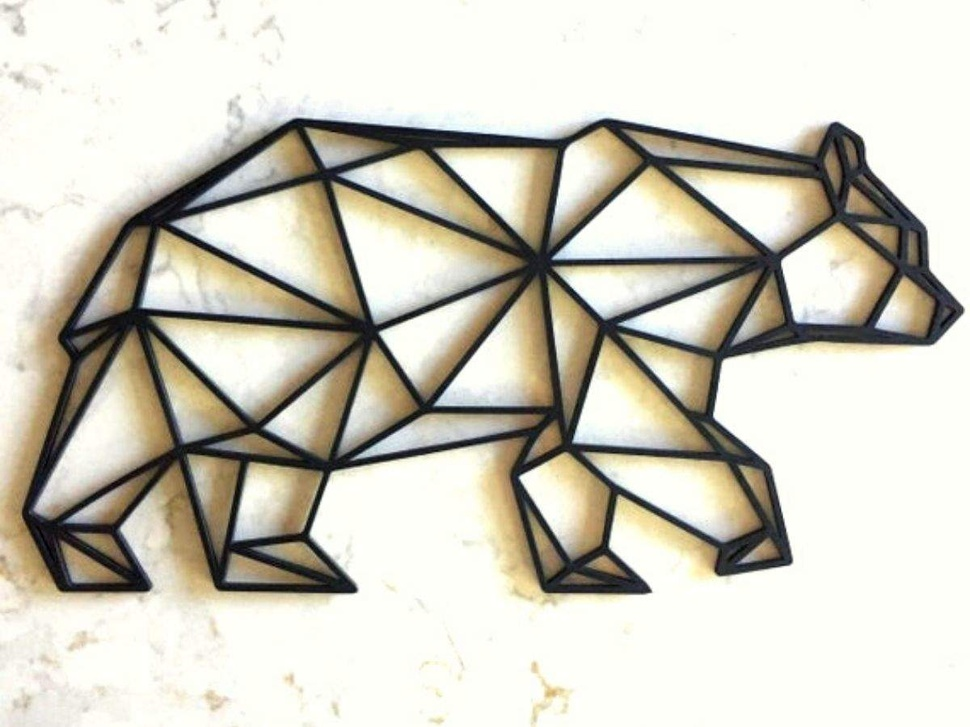
#> input picture ComputerVision/code/images/bearcv2eg.jpeg, 970 x 727 px, shrunk from 1200 x 900 before the run
$ python cmdline_args_cv2_example.py --i images/bearcv2eg.jpeg --output out.png
#> lines starting #> are read from the running program, lines starting #| are printed output that depends on the picture; after the words box and inside, x2 and y2 are one past the last pixel; in counts of white or black regions, pixels touching at a corner belong together
import argparse
import imutils
import cv2

# create cmd line argument parser and specify arguments it'll take
ap = argparse.ArgumentParser()
ap.add_argument("-i", "--input", "--i", required=True, help="Provide the path the input image")
ap.add_argument("-o", "--output", required=True, help="Provide the path to the file output will be written to")
args = vars(ap.parse_args())

img = cv2.imread(args["input"])
#> img is the input picture: shape (727, 970, 3); mean B, G, R 191.3, 203.6, 206.7

# grayscale, blur, and threshold the image
grayscale = cv2.cvtColor(img, cv2.COLOR_BGR2GRAY)
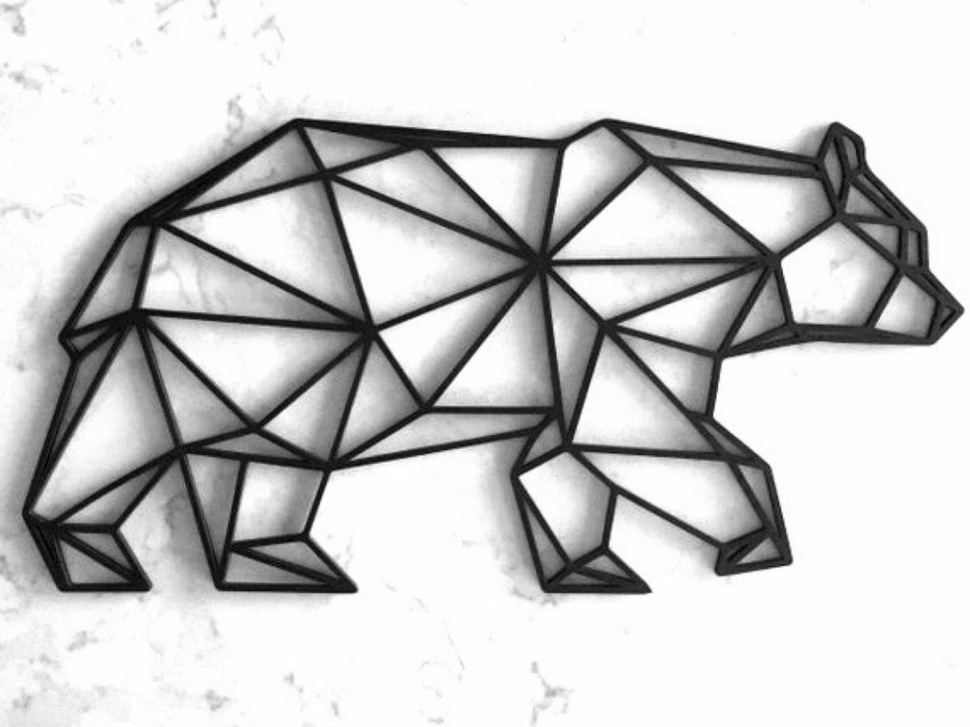
#> grayscale: shape (727, 970); min 0, max 255, mean 203.1
blurred = cv2.GaussianBlur(grayscale, (5,5), 0)
thresh = cv2.threshold(blurred, 60, 255, cv2.THRESH_BINARY)[1]
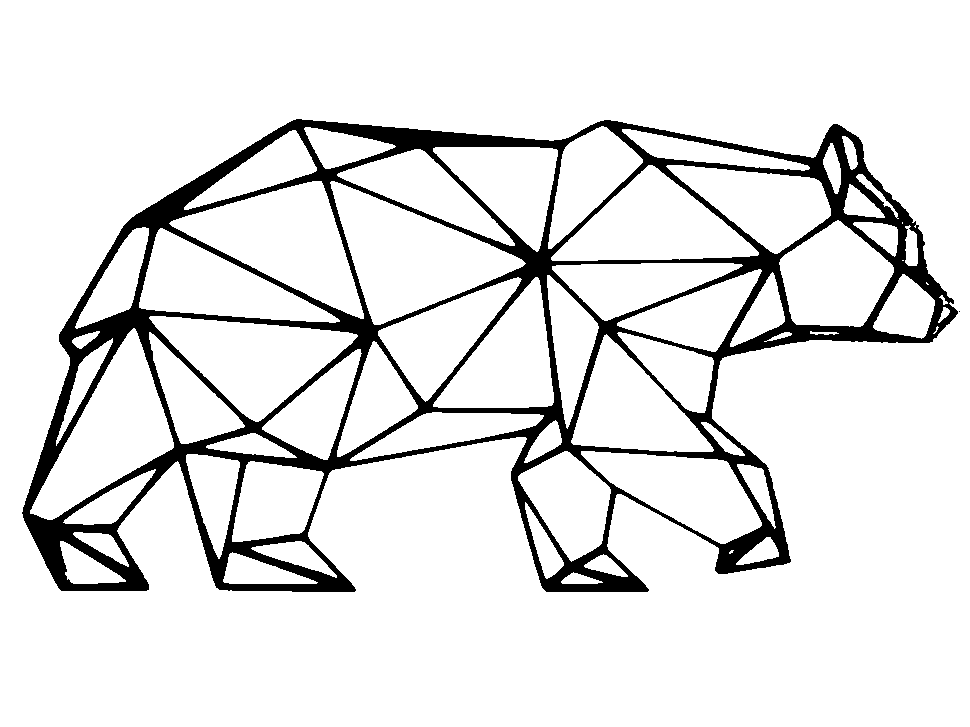
#> thresh: shape (727, 970); 89.9% white; 2 black regions (1 under 20 px)

# find contours in image and extract
contours = cv2.findContours(thresh.copy(), cv2.RETR_EXTERNAL, cv2.CHAIN_APPROX_SIMPLE)
#> contours = 1 contour; box (x1, y1, x2, y2) and area: (0, 0, 970, 727) 703494
contours = imutils.grab_contours(contours)
#> contours = [[[0, 0], [0, 726], [969, 726], [969, 0]]]

# iterate over contours and draw them on the input image
for contour in contours:
    cv2.drawContours(img, [contour], -1, (0,0,255), 2)
#> this loop made 1 pass
#> contour on pass 1: [[0, 0], [0, 726], [969, 726], [969, 0]]
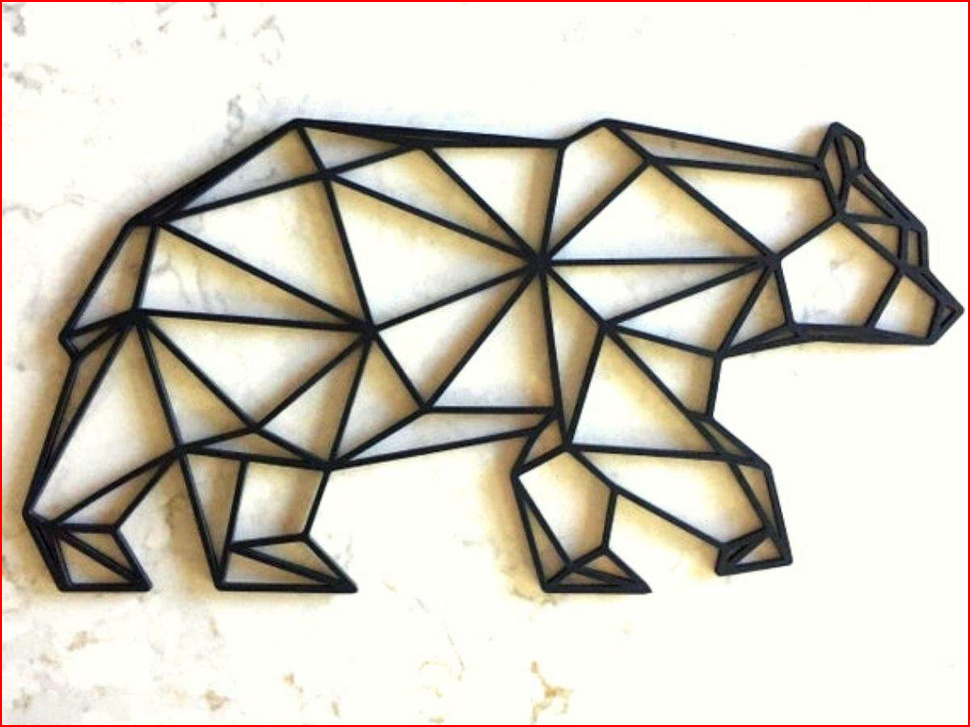
#> img: shape (727, 970, 3); 0.96% of pixels changed, all inside (x1, y1, x2, y2) = (0, 0, 970, 727)

#display the total number of shapes on the image
text = "Found {} total shapes".format(len(contours))
#> text = 'Found 1 total shapes'
cv2.putText(img, text, (10,20), cv2.FONT_HERSHEY_SIMPLEX, 0.5, (0,0,255), 2)
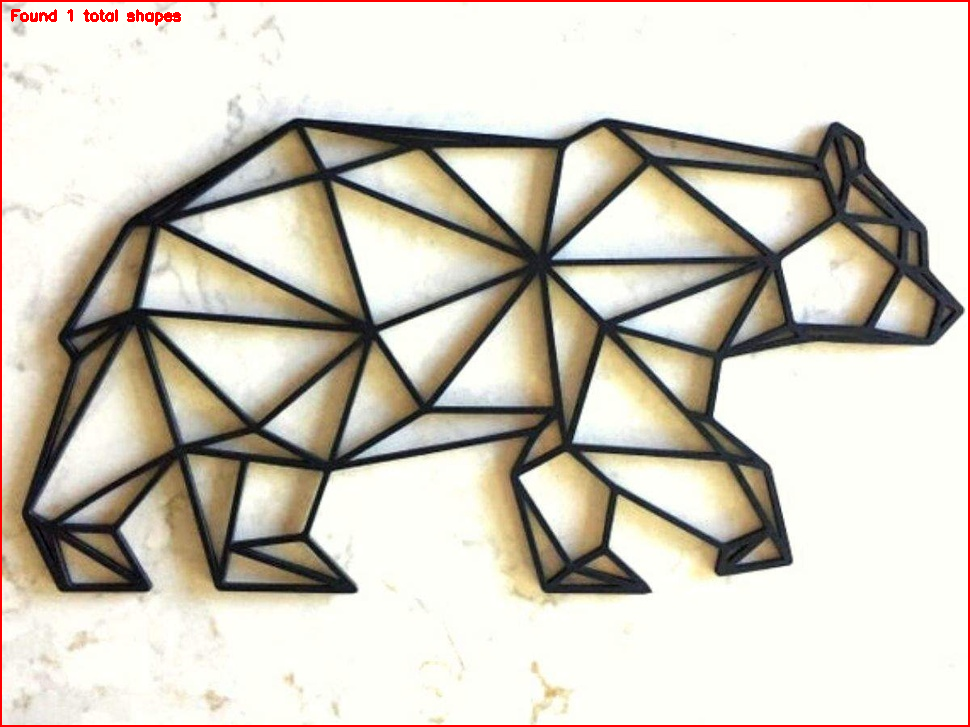
#> img: shape (727, 970, 3); 0.15% of pixels changed, all inside (x1, y1, x2, y2) = (11, 9, 181, 26)

# write the resulting image to disk at the provided output path, and show the image
cv2.imwrite(args["output"], img)

result_img = cv2.imread(args["output"])
cv2.imshow("Shape count: ", result_img)
cv2.waitKey(0)

# conda update:
# conda update -n base -c defaults conda
#  new dir

$ run again, on ComputerVision/code/images/shapes_basic.png
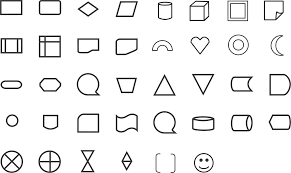
#> input picture ComputerVision/code/images/shapes_basic.png, 291 x 173 px
#> img is the input picture: shape (173, 291, 3); min 0, max 255, mean 240.1
#> thresh: shape (173, 291); every value is 255
#> `contours = cv2.findContours(thresh.copy(), cv2.RETR_EXTERNAL, cv2.CHAI..`: contours = 1 contour; box (x1, y1, x2, y2) and area: (0, 0, 291, 173) 49880
#> `contours = imutils.grab_contours(contours)`: contours = [[[0, 0], [0, 172], [290, 172], [290, 0]]]
#> the loop `for contour in contours:` made 1 pass
#> contour on pass 1: [[0, 0], [0, 172], [290, 172], [290, 0]]
#> after the loop `for contour in contours:`:
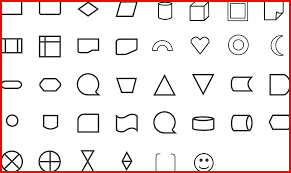
#> img: shape (173, 291, 3); 3.65% of pixels changed, all inside (x1, y1, x2, y2) = (0, 0, 291, 173)
#> text = 'Found 1 total shapes'
#> `cv2.putText(img, text, (10,20), cv2.FONT_HERSHEY_SIMPLEX, 0.5, (0,0,25..`:
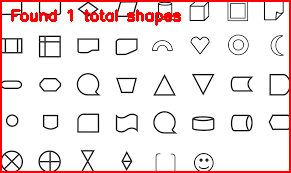
#> img: shape (173, 291, 3); 2.05% of pixels changed, all inside (x1, y1, x2, y2) = (11, 9, 181, 26)
